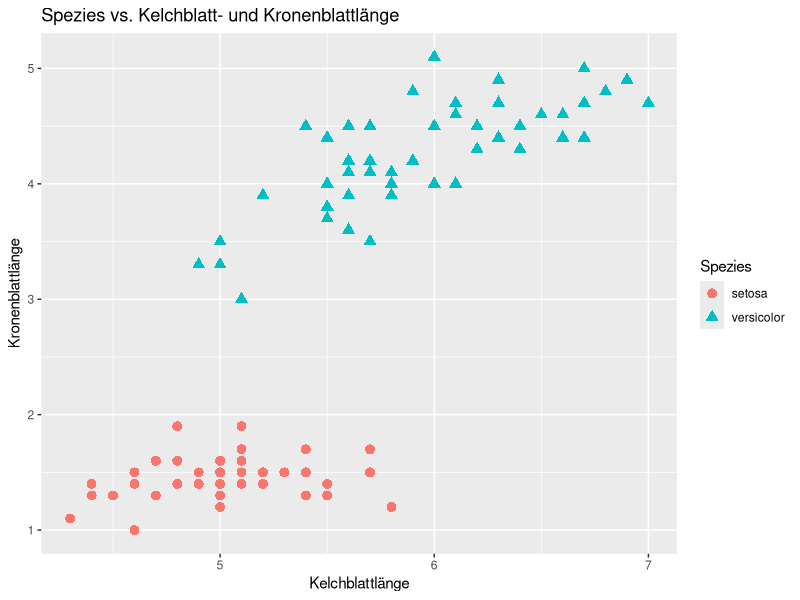

This chart was generated by the following R code: (Note: this script raises an error after producing the figure.)
## ---- chunk 1
knitr::opts_chunk$set(
  collapse = TRUE,
  comment = "#>"
)
## ---- chunk 2
data(iris)
str(iris)     
## ---- chunk 3
irisSub <- iris[(1:100), c(1, 3, 5)]
names(irisSub) <- c("Kelchblattlänge", "Kronenblattlänge", "Spezies")
str(irisSub)
## ---- chunk 4
ggplot2::ggplot(irisSub, ggplot2::aes(x = Kelchblattlänge, y = Kronenblattlänge)) +
    ggplot2::geom_point(ggplot2::aes(colour = Spezies, shape = Spezies), size = 3) +
    ggplot2::xlab("Kelchblattlänge") +
    ggplot2::ylab("Kronenblattlänge") +
    ggplot2::ggtitle("Spezies vs. Kelchblatt- und Kronenblattlänge")
## ---- chunk 5
irisShuffled <- irisSub[sample(nrow(irisSub)),]
irisTraining <- irisShuffled[1:70,]
irisHoldout <- irisShuffled[71:100,]
## ---- chunk 6
formula <- formula(Spezies ~ Kelchblattlänge + Kronenblattlänge)
p1 <- newPerceptronModel(formula, irisTraining)
p1
## ---- chunk 7
summary(p1)
## ---- chunk 8
plot(p1)
## ---- chunk 9
holdOutX <- irisHoldout[, 1:2]
holdOutY <- irisHoldout[, 3]
holdOutY <- factor(holdOutY)
prediction <- predict(p1, holdOutX)
caret::confusionMatrix(holdOutY, prediction[,3])
